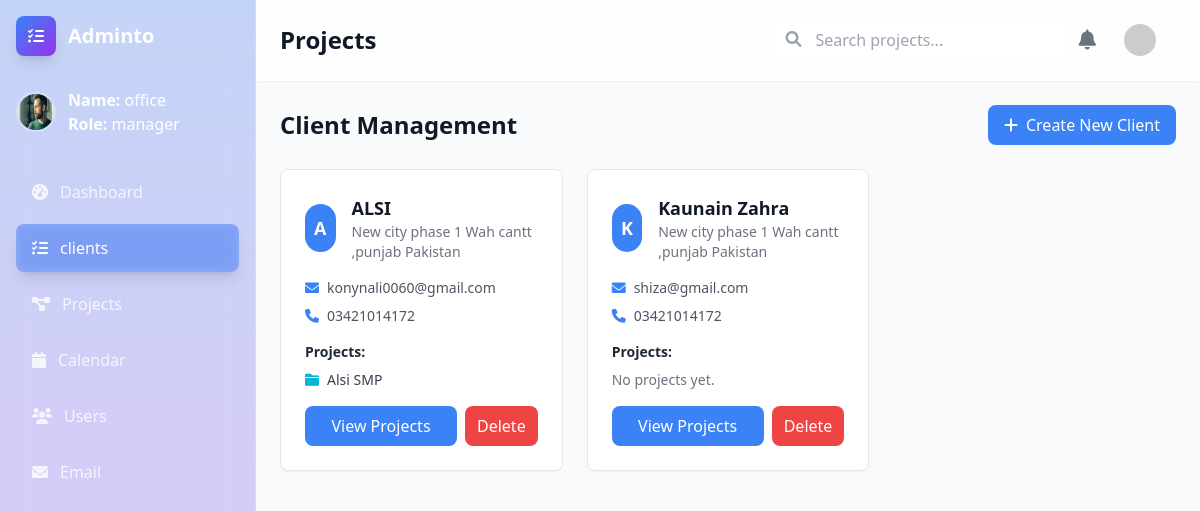
The app's page /projects/clients/ (signed in) with its own data.
### accounts/models.py (models this page shows, shortened)
class Profile(models.Model):
    ROLE_CHOICES = (
        ('manager', 'Manager'),
        ('employee', 'Employee'),
    )
    user = models.OneToOneField(User, on_delete=models.CASCADE)
    role = models.CharField(max_length=20, choices=ROLE_CHOICES, default="employee")

### projects/models.py (models this page shows, shortened)
class Client(models.Model):
    name = models.CharField(max_length=200)
    email = models.EmailField(unique=True)
    phone = models.CharField(max_length=20, blank=True, null=True)
    address = models.TextField(blank=True, null=True)
    created_at = models.DateTimeField(auto_now_add=True)

class Project(models.Model):
    STATUS_CHOICES = (
        ('pending', 'Pending'),
        ('in_progress', 'In Progress'),
        ('completed', 'Completed'),
    )
    name = models.CharField(max_length=200)
    description = models.TextField(blank=True)
    status = models.CharField(max_length=20, choices=STATUS_CHOICES, default='pending')
    start_date = models.DateField()
    end_date = models.DateField()
    client = models.ForeignKey(  # ✅ link each project to a client
        Client, on_delete=models.CASCADE, related_name="projects", null=True, blank=True
    )
    created_by = models.ForeignKey(Profile, on_delete=models.CASCADE, related_name='created_projects')
    team_members = models.ManyToManyField(Profile, related_name='projects')
    created_at = models.DateTimeField(auto_now_add=True)

### projects/views.py (the view, shortened to what this page needs)
# urls.py: path("clients/", views.clients, name="clients"),
@login_required
def clients(request):
    clients = Client.objects.prefetch_related("projects").all()
    form = ClientForm()
    editing = None
    return render(request, "projects/clients.html", {
        "clients": clients,
        "form": form,
        "editing": editing,
    })

### projects/forms.py
class ClientForm(forms.ModelForm):
    class Meta:
        model = Client
        fields = ["name", "address", "email", "phone"]
        widgets = {
            "address": forms.Textarea(attrs={"rows": 2}),
            "email": forms.EmailInput(),
            "phone": forms.TextInput(),
        }
        labels = {
            "name": "Client Name",
            "address": "Client Address",
            "email": "Email",
            "phone": "Phone Number",
        }

### projects/templates/projects/clients.html (shortened to what this page needs)
{% load static %}
{% load widget_tweaks %}
<!DOCTYPE html>
<html lang="en">
<head>
    <script src="https://cdn.tailwindcss.com"></script>
    <link href="https://cdnjs.cloudflare.com/ajax/libs/font-awesome/6.0.0/css/all.min.css" rel="stylesheet">
</head>
<body class="bg-gray-50">
    <div class="flex h-screen">
        <div id="sidebar"
            class="text-white w-64 min-h-screen p-4 transition-transform duration-300 ease-in-out fixed lg:relative z-50 -translate-x-full lg:translate-x-0 bg-gradient-to-b from-blue-600/25 to-purple-600/25 backdrop-blur-xl border-r border-white/20">
            <div class="flex items-center mb-8">
                <div
                    class="w-10 h-10 bg-gradient-to-br from-blue-500 to-purple-600 rounded-lg flex items-center justify-center mr-3 shadow-lg">
                    <i class="fas fa-tasks text-white"></i>
                </div>
                <h1 class="text-xl font-bold">Adminto</h1>
            </div>
            <div class="mb-8">
                <div class="flex items-center mb-4">
                    <img src="public/thoughtful-man.png" alt="User"
                        class="w-10 h-10 rounded-full mr-3 border-2 border-white/30">
                    <div>
                        <p><span class="font-semibold">Name:</span> {{ request.user.username }}</p>
                        <p><span class="font-semibold">Role:</span> {{ request.user.profile.role }}</p>
                    </div>
                </div>
            </div>
            <nav class="space-y-2">
                <a href="dashboard.html"
                    class="flex items-center px-4 py-3 text-white/80 hover:text-white hover:bg-white/10 rounded-lg transition-all">
                    <i class="fas fa-tachometer-alt mr-3"></i>
                    Dashboard
                </a>
                <a href="{% url 'projects:clients' %}"
                    class="flex items-center px-4 py-3 text-white bg-blue-500/40 rounded-lg shadow-lg backdrop-blur-sm">
                    <i class="fas fa-tasks mr-3"></i>
                    clients
                </a>
                <a href="{% url 'projects:projects' %}"
                    class="flex items-center px-4 py-3 text-white/80 hover:text-white hover:bg-white/10 rounded-lg transition-all">
                    <i class="fas fa-project-diagram mr-3"></i>
                    Projects
                </a>
                <a href="calendar.html"
                    class="flex items-center px-4 py-3 text-white/80 hover:text-white hover:bg-white/10 rounded-lg transition-all">
                    <i class="fas fa-calendar mr-3"></i>
                    Calendar
                </a>
                <a href="#"
                    class="flex items-center px-4 py-3 text-white/80 hover:text-white hover:bg-white/10 rounded-lg transition-all">
                    <i class="fas fa-users mr-3"></i>
                    Users
                </a>
                <a href="#"
                    class="flex items-center px-4 py-3 text-white/80 hover:text-white hover:bg-white/10 rounded-lg transition-all">
                    <i class="fas fa-envelope mr-3"></i>
                    Email
                </a>
            </nav>
        </div>
        <div class="flex-1 flex flex-col overflow-hidden lg:ml-0">
            <header class="bg-white/80 backdrop-blur-xl shadow-sm border-b border-white/20 px-6 py-4">
                <div class="flex items-center justify-between">
                    <div class="flex items-center">
                        <h1 class="text-2xl font-semibold text-gray-900">Projects</h1>
                    </div>
                    <div class="flex items-center space-x-4">
                        <div class="relative hidden md:block">
                            <input type="text" placeholder="Search projects..."
                                class="bg-white/60 backdrop-blur-sm border border-white/40 rounded-lg px-4 py-2 pl-10 focus:outline-none focus:ring-2 focus:ring-blue-500">
                            <i class="fas fa-search absolute left-3 top-3 text-gray-400"></i>
                        </div>
                        <button class="text-gray-500 hover:text-gray-700 transition-colors">
                            <i class="fas fa-bell text-xl"></i>
                        </button>
                            <a href="{% url 'profile' %}" class="flex items-center btn-blue px-3 py-2 rounded-lg cursor-pointer">
    <img src="https://i.pravatar.cc/150?img=12" alt="User" class="w-8 h-8 rounded-full mr-2">
</a>
                    </div>
                </div>
            </header>
            <main class="flex-1 overflow-x-hidden overflow-y-auto p-6">
                <div class="flex items-center justify-between mb-6">
                    <h2 class="text-2xl font-semibold text-gray-900">Client Management</h2>
                    {% if request.user.profile.role == "manager" %}
                    <button id="createClientBtn"
                        class="bg-primary text-white px-4 py-2 rounded-lg hover:bg-secondary transition-colors">
                        <i class="fas fa-plus mr-2"></i>Create New Client
                    </button>
                    {% endif %}
                </div>
                <div id="clientsContainer" class="grid grid-cols-1 md:grid-cols-2 lg:grid-cols-3 gap-6">
                    {% for client in clients %}
                    <div class="bg-white rounded-lg shadow-sm p-6 border border-gray-200">
                        <div class="flex items-center mb-4">
                            <div
                                class="w-12 h-12 bg-primary rounded-full flex items-center justify-center text-white font-bold text-lg">
                                {{ client.name|slice:":1"|upper }}
                            </div>
                            <div class="ml-4">
                                <h3 class="text-lg font-semibold text-gray-900">{{ client.name }}</h3>
                                <p class="text-sm text-gray-500">{{ client.address }}</p>
                            </div>
                        </div>
                       {% if client.email %}
<p class="text-sm text-gray-600 mb-2">
  <i class="fas fa-envelope mr-2 text-primary"></i>{{ client.email }}
</p>
{% endif %}
{% if client.phone %}
<p class="text-sm text-gray-600 mb-4">
  <i class="fas fa-phone mr-2 text-primary"></i>{{ client.phone }}
</p>
{% endif %}
                        <div class="mb-4">
                            <h4 class="text-sm font-semibold text-gray-800 mb-2">Projects:</h4>
                            {% if client.projects.all %}
                            <ul class="space-y-1">
                                {% for project in client.projects.all %}
                                <li class="text-sm text-gray-700 flex items-center">
                                    <i class="fas fa-folder mr-2 text-accent"></i>
                                    <a href="{% url 'projects:project_detail' project.id %}" class="hover:underline">
                                        {{ project.name }}
                                    </a>
                                </li>
                                {% empty %}
                                <li class="text-sm text-gray-500">No projects yet.</li>
                                {% endfor %}
                            </ul>
                            {% else %}
                            <p class="text-sm text-gray-500">No projects yet.</p>
                            {% endif %}
                        </div>
                        <div class="flex space-x-2">
                            <a href="{% url 'projects:projects_by_client' client.id %}"
                                class="flex-1 bg-primary text-white px-3 py-2 rounded-lg text-center hover:bg-secondary">
                                View Projects
                            </a>
                            <form method="post" action="{% url 'projects:client_delete' client.id %}"
                                onsubmit="return confirm('Are you sure you want to delete this client?');">
                                {% if request.user.profile.role == "manager" %}
                                <button type="submit"
                                    class="bg-red-500 text-white px-3 py-2 rounded-lg hover:bg-red-600">Delete</button>
                                {% endif %}
                            </form>
                        </div>
                    </div>
                    {% empty %}
                    <p class="text-gray-500">No clients found.</p>
                    {% endfor %}
                </div>
            </main>
        </div>
    </div>
</body>
</html>

### projects/templates/projects/clients.html (style rules this page uses)
body { background-image: url('https://images.unsplash.com/photo-1490750967868-88aa4486c946?w=1920&q=80'); background-size: cover; background-position: center; background-attachment: fixed; }

### records on screen
Client: name "A", name "ALSI", address "New city phase 1 Wah cantt ,punjab Pakistan", email "konynali0060@gmail.com", phone "03421014172"
Project: name "Alsi SMP"
Client: name "K", name "Kaunain Zahra", address "New city phase 1 Wah cantt ,punjab Pakistan", email "shiza@gmail.com", phone "03421014172", shows "No projects yet."

### other values on screen
{{ request.user.username }} "office"
{{ request.user.profile.role }} "manager"
